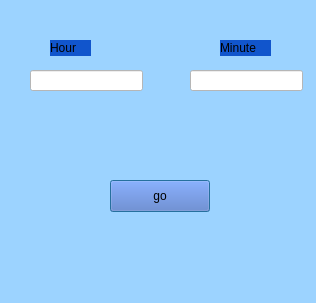
<?xml version="1.0" encoding="UTF-8"?>
<ui version="4.0">
 <class>Dialog</class>
 <widget class="QDialog" name="Dialog">
  <property name="geometry">
   <rect>
    <x>0</x>
    <y>0</y>
    <width>316</width>
    <height>303</height>
   </rect>
  </property>
  <property name="windowTitle">
   <string>Dialog</string>
  </property>
  <property name="styleSheet">
   <string notr="true">background: rgb(156, 211, 255)
</string>
  </property>
  <widget class="QLineEdit" name="user_hour">
   <property name="geometry">
    <rect>
     <x>30</x>
     <y>70</y>
     <width>113</width>
     <height>21</height>
    </rect>
   </property>
   <property name="styleSheet">
    <string notr="true">background: white
</string>
   </property>
  </widget>
  <widget class="QLineEdit" name="user_min">
   <property name="geometry">
    <rect>
     <x>190</x>
     <y>70</y>
     <width>113</width>
     <height>21</height>
    </rect>
   </property>
   <property name="styleSheet">
    <string notr="true">background: white
</string>
   </property>
  </widget>
  <widget class="QLabel" name="label">
   <property name="geometry">
    <rect>
     <x>50</x>
     <y>40</y>
     <width>41</width>
     <height>16</height>
    </rect>
   </property>
   <property name="styleSheet">
    <string notr="true">background:rgb(17, 85, 204)</string>
   </property>
   <property name="text">
    <string>Hour</string>
   </property>
  </widget>
  <widget class="QPushButton" name="go">
   <property name="geometry">
    <rect>
     <x>110</x>
     <y>180</y>
     <width>100</width>
     <height>32</height>
    </rect>
   </property>
   <property name="styleSheet">
    <string notr="true">background:rgb(84, 116, 197)</string>
   </property>
   <property name="text">
    <string>go</string>
   </property>
  </widget>
  <widget class="QLabel" name="label_3">
   <property name="geometry">
    <rect>
     <x>220</x>
     <y>40</y>
     <width>51</width>
     <height>16</height>
    </rect>
   </property>
   <property name="styleSheet">
    <string notr="true">background:rgb(17, 85, 204)</string>
   </property>
   <property name="text">
    <string>Minute</string>
   </property>
  </widget>
 </widget>
 <resources/>
 <connections/>
</ui>
